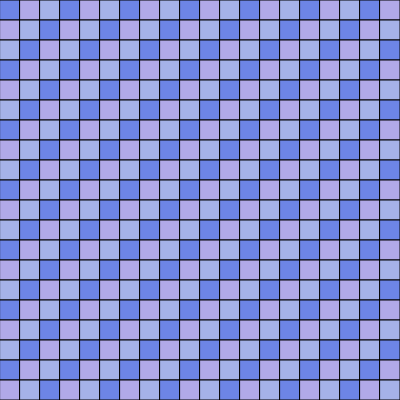
Frame 1 (no input)
Frame 60 (no input): identical to frame 1, image omitted
Frame 120 (the mouse pressed at the canvas centre since frame 60): identical to frame 1, image omitted

The p5.js sketch that drew this single still picture (run headless with seeded random() and noise() and a simulated clock; from frame 60 on, the mouse is pressed at the canvas centre):

// p5.js sketch
// ── sketch.js
// https://aphid.github.io/ct120/video/

let count = 20;

function setup() {
  createCanvas(400, 400);
  let thesize = width / count;
  print(thesize);
  for (let i = 0; i< count; i++) {
    for (let j = 0; j < count; j++) {
      if ((i + j) % 3 === 0){
        fill("#6D85E6");
      } else if ((i + j ) % 3 === 1) {
        fill ("#B1A9E8");
      } else if ((i + j) % 3 === 2) {
        fill("#A5B2E8");
      } else if ((i +j) % 3 === 3) {
        fill("#D5C5E8")
      }
      square(i * thesize,j * thesize, thesize);
    }
  }
}

function draw() {}
